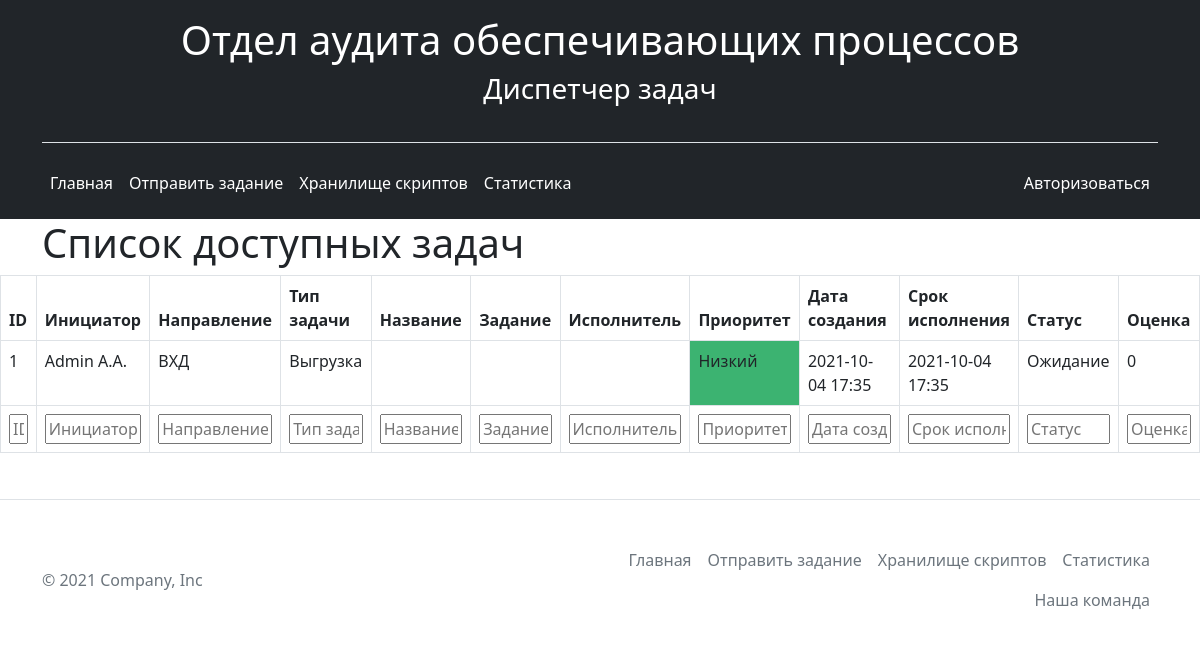
The page /tasks on the database its author committed.
### app.py (models this page shows, shortened)
class Task(db.Model):
    __tablename__ = 'task'
    id = db.Column(db.Integer, primary_key=True)
    user_id = db.Column(db.Integer, db.ForeignKey('user.id'), nullable=False)
    user = db.relationship('User', foreign_keys=[user_id])
    direction_id = db.Column(db.Integer, db.ForeignKey('direction.id'), nullable=False)
    direction = db.relationship('Direction', foreign_keys=[direction_id])
    type_id = db.Column(db.Integer, db.ForeignKey('type.id'), nullable=False)
    type = db.relationship('Type', foreign_keys=[type_id])
    title = db.Column(db.Text, nullable=False)
    description = db.Column(db.Text, nullable=False)
    to_user_id = db.Column(db.Integer, db.ForeignKey('user.id'), nullable=False)
    to_user = db.relationship('User', foreign_keys=[to_user_id])
    urgency_id = db.Column(db.Integer, db.ForeignKey('urgency.id'), nullable=False)
    urgency = db.relationship('Urgency', foreign_keys=[urgency_id])
    datetimeutc = datetime.utcnow()
    datetimenow = datetimeutc + timedelta(hours=3)
    strdatetime = datetimenow.strftime('%Y-%m-%d %H:%M')
    datetimenow = datetime.strptime(strdatetime, '%Y-%m-%d %H:%M')
    date_start = db.Column(db.DateTime(), default=datetimenow)
    date_finish = db.Column(db.DateTime(), default=datetimenow)
    status_id = db.Column(db.Integer, db.ForeignKey('status.id'), nullable=False, default='1')
    status = db.relationship('Status', foreign_keys=[status_id])
    rating = db.Column(db.Integer, nullable=False,  default='0')

class User(db.Model, UserMixin):
    __tablename__ = 'user'
    id = db.Column(db.Integer, primary_key=True)
    login = db.Column(db.String(20), unique=True, nullable=False)
    fio = db.Column(db.String(20), nullable=False)
    password = db.Column(db.String(1255), nullable=False)
    role_id = db.Column(db.Integer, db.ForeignKey('role.id'), nullable=False, default='1')
    role = db.relationship('Role', foreign_keys=[role_id])

class Direction(db.Model):
    __tablename__ = 'direction'
    id = db.Column(db.Integer, primary_key=True)
    name = db.Column(db.String(20), nullable=False)

class Type(db.Model):
    __tablename__ = 'type'
    id = db.Column(db.Integer, primary_key=True)
    name = db.Column(db.String(20), nullable=False)

class Urgency(db.Model):
    __tablename__ = 'urgency'
    id = db.Column(db.Integer, primary_key=True)
    name = db.Column(db.String(20), nullable=False)

class Status(db.Model):
    __tablename__ = 'status'
    id = db.Column(db.Integer, primary_key=True)
    name = db.Column(db.String(20), nullable=False)

### app.py (the view)
@app.route('/')
@app.route('/tasks')
def index():
    tasks = Task.query.order_by(Task.date_start.desc()).all()
    directions = Direction.query.order_by(Direction.id).all()
    return render_template("tasks.html", tasks=tasks, directions=directions)

### templates/tasks.html (shortened to what this page needs)
{% extends 'base.html' %}
{% block body %}
<div class="container">
    <h1>Список доступных задач</h1>
</div>
<div class="tasks-table">
    <table class="table table-striped table-hover table-bordered " id="example">
        <thead>
            <tr>
                <th scope="col" class="">ID</th>
                <th scope="col" class="">Инициатор</th>
                <th scope="col" class="">Направление</th>
                <th scope="col" class="">Тип задачи</th>
                <th scope="col" class="">Название</th>
                <th scope="col" class="">Задание</th>
                <th scope="col" class="">Исполнитель</th>
                <th scope="col" class="">Приоритет</th>
                <th scope="col" class="td-time">Дата создания</th>
                <th scope="col" class="td-time">Срок исполнения</th>
                <th scope="col" class="">Статус</th>
                <th scope="col" class="">Оценка</th>
            </tr>
        </thead>
        <tbody>
            {% for el in tasks %}
                <tr ondblclick="window.location='/tasks/{{ el.id }}'">
                    <td>{{ el.id }}</td>
                    <td>{{ el.user.fio }}</td>
                    <td >{{ el.direction.name }}</td>
                    <td >{{ el.type.name }}</td>
                    <td>
                    </td>
                    <td >
                    </td>
                    <td >{{ el.to_user.fio }}</td>
                    <td {% if el.urgency.name=="Низкий" %}
                        style="background-color:MediumSeaGreen;"
                        {% elif el.urgency.name=="Средний" %}
                        style="background-color:Orange;"
                        {% elif el.urgency.name=="Высокий" %}
                        style="background-color:Tomato;"
                        {% endif%}>
                        {{ el.urgency.name }}
                    </td>
                    <td>{{ el.date_start.strftime('%Y-%m-%d %H:%M') }}</td>
                    <td>{{ el.date_finish.strftime('%Y-%m-%d %H:%M') }}</td>
                    <td>{{ el.status.name }}</td>
                    <td>{{ el.rating }}</td>
                </tr>
            {% endfor %}
        </tbody>
        <tfoot>
            <tr>
                <td>ID</td>
                <td>Инициатор</td>
                <td>Направление</td>
                <td>Тип задачи</td>
                <td>Название</td>
                <td>Задание</td>
                <td>Исполнитель</td>
                <td>Приоритет</td>
                <td>Дата создания</td>
                <td>Срок исполнения</td>
                <td>Статус</td>
                <td>Оценка</td>
            </tr>
        </tfoot>
</table>
</div>
{% endblock %}

### static/css/main.css (style rules this page uses)
body { overflow-y: scroll; }
tfoot { display: table-header-group; }
.tasks-discription tbody, td, tfoot, th, thead, tr { border-color: inherit; border-style: solid; border-width: 1px; }
td { padding-right: 0; }
.td-time { width: 100px; }
table { max-width: 1900px; }
.tasks-table { max-width: 1900px; margin-left: auto; margin-right: auto; margin-bottom: 30px; overflow-x: auto; }

### rows shown on the page
Task: id "1", user.fio "Admin A.A.", direction.name "ВХД", type.name "Выгрузка", urgency.name "Низкий", date_start "2021-10-04 17:35", date_finish "2021-10-04 17:35", status.name "Ожидание", rating "0"
